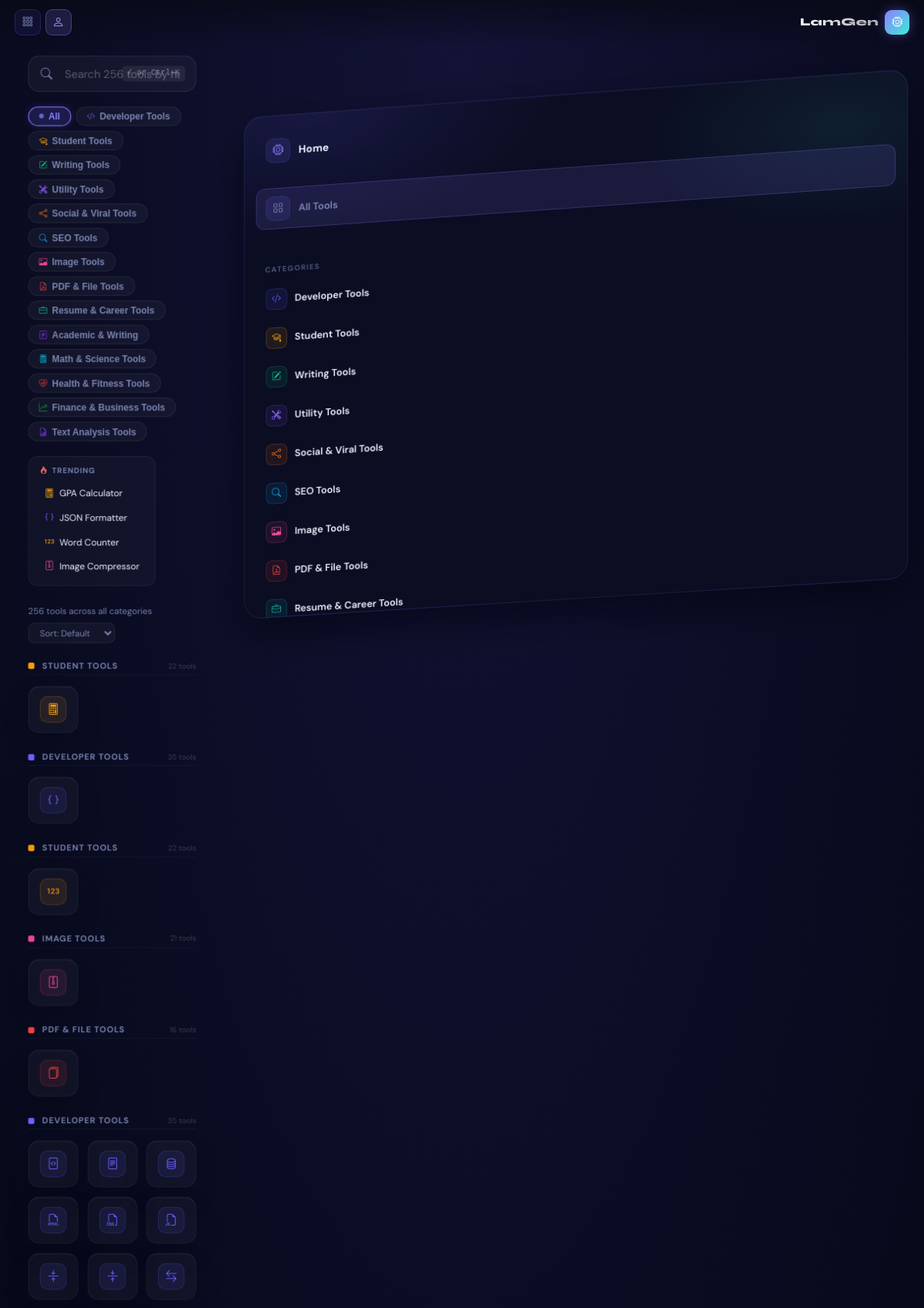
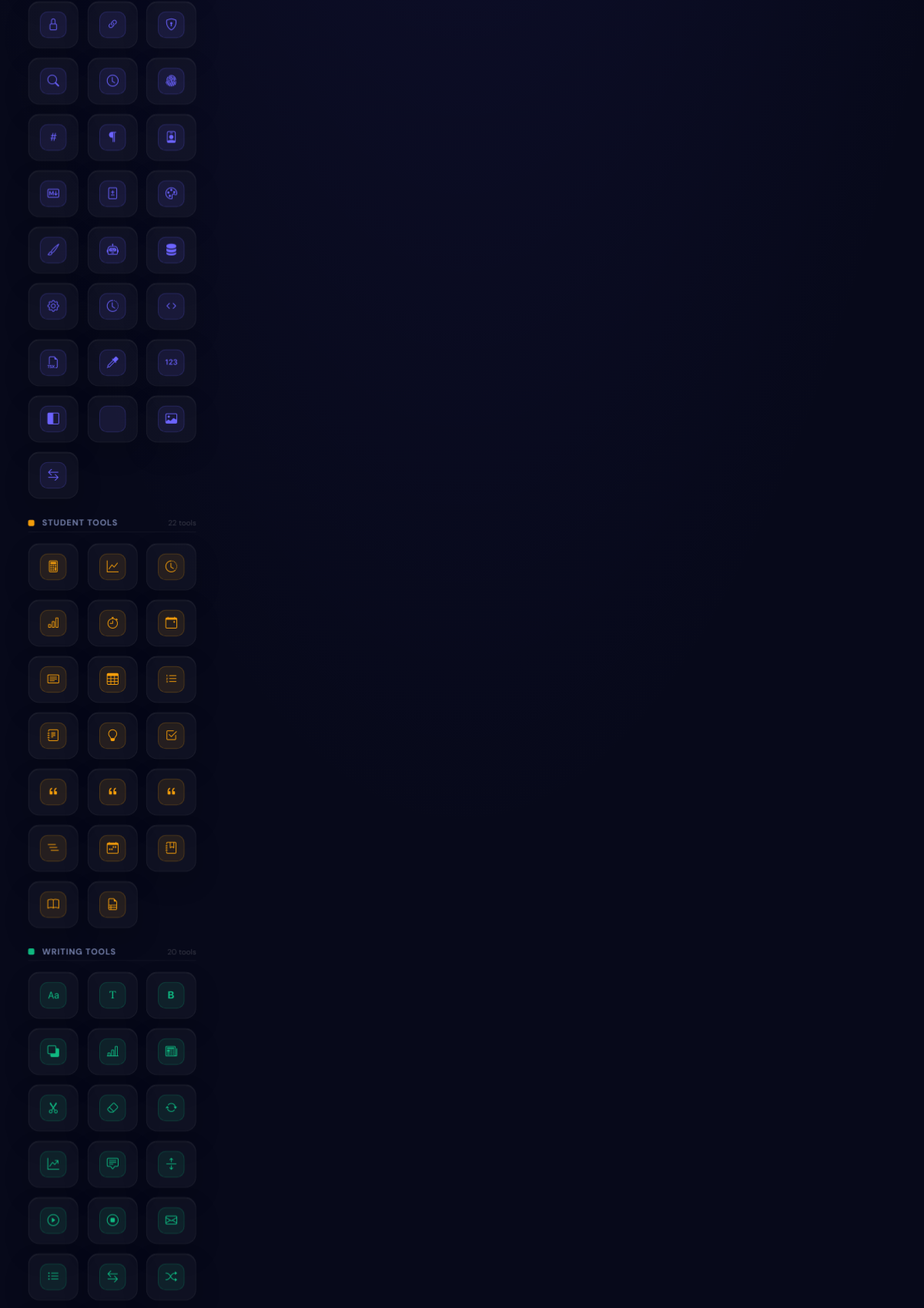
/tools/ (upper part), run on the app's committed database (2 pictures, top to bottom).
### tools/models.py (models this page shows, shortened)
class ToolCategory(models.Model):
    name = models.CharField(max_length=100)
    slug = models.SlugField(unique=True)
    icon = models.CharField(max_length=60, default='bi-tools')
    color_from = models.CharField(max_length=30, default='#6C63FF')
    color_to = models.CharField(max_length=30, default='#00F5D4')
    description = models.TextField(blank=True)
    short_desc = models.CharField(max_length=200, blank=True)
    order = models.IntegerField(default=0)
    is_active = models.BooleanField(default=True)
    class Meta:
        ordering = ['order', 'name']
        verbose_name_plural = 'Tool Categories'
    def get_absolute_url(self):
        from django.urls import reverse
        return reverse('tools:category', kwargs={'category_slug': self.slug})

class Tool(models.Model):
    name = models.CharField(max_length=150)
    slug = models.SlugField(unique=True)
    category = models.ForeignKey(ToolCategory, on_delete=models.CASCADE, related_name='tools')
    description = models.TextField()
    short_desc = models.CharField(max_length=255)
    icon = models.CharField(max_length=60, default='bi-wrench')
    template_name = models.CharField(max_length=200)  # e.g. "tools/developer/json-formatter.html"
    is_active = models.BooleanField(default=True)
    is_featured = models.BooleanField(default=False)
    is_new = models.BooleanField(default=False)
    is_pro = models.BooleanField(default=False)
    view_count = models.BigIntegerField(default=0)
    usage_count = models.BigIntegerField(default=0)
    tags = models.CharField(max_length=500, blank=True, help_text='Comma-separated tags')
    meta_title = models.CharField(max_length=70, blank=True)
    meta_description = models.CharField(max_length=160, blank=True)
    order = models.IntegerField(default=0)
    created_at = models.DateTimeField(auto_now_add=True)
    updated_at = models.DateTimeField(auto_now=True)
    class Meta:
        ordering = ['category__order', 'order', 'name']
    def get_absolute_url(self):
        from django.urls import reverse
        return reverse('tools:tool', kwargs={
            'category_slug': self.category.slug,
            'tool_slug': self.slug,
        })

### tools/views.py (the view)
# urls.py: path('', views.tools_index_view, name='index'),
@cache_control(public=True, max_age=60)
def tools_index_view(request):
    categories = ToolCategory.objects.filter(is_active=True).prefetch_related('tools').order_by('order', 'name')
    recent_slugs = request.session.get('recent_tools', [])
    recent_tools = list(Tool.objects.filter(slug__in=recent_slugs, is_active=True).select_related('category'))
    slug_order = {s: i for i, s in enumerate(recent_slugs)}
    recent_tools.sort(key=lambda t: slug_order.get(t.slug, 999))
    trending = Tool.objects.filter(is_active=True).order_by('-view_count').select_related('category')[:8]
    new_tools = Tool.objects.filter(is_active=True, is_new=True).select_related('category')[:6]
    return render(request, 'tools/workspaces.html', {
        'categories': categories,
        'recent_tools': recent_tools[:5],
        'trending': trending,
        'new_tools': new_tools,
        'page_title': 'All Tools — LamGen',
        'meta_description': 'Browse 256+ free online tools. Developer tools, writing tools, image tools, SEO tools and more.',
    })

### tools/context_processors.py (called while the page is built, shortened)
def tools_context(request):
    categories = cache.get('tool_categories_nav_v2')
    if categories is None:
        categories = list(
            ToolCategory.objects.filter(is_active=True).prefetch_related('tools').order_by('order', 'name')
        )
        cache.set('tool_categories_nav_v2', categories, 60 * 30)
    bookmarked_slugs = []
    return {
        'nav_categories': categories,
        'bookmarked_slugs': bookmarked_slugs,
    }

### templates/tools/workspaces.html (shortened to what this page needs)
{% extends "base.html" %}
{% load static %}
{% block content %}
<div class="launcher-shell">
  <div class="launcher-search-wrap">
    <i class="bi bi-search launcher-search-icon"></i>
    <input type="text"
           id="launcherSearch"
           class="launcher-search"
           placeholder="Search 256 tools by name, category or keyword…"
           autocomplete="off"
           spellcheck="false"
           aria-label="Search tools">
    <span class="launcher-search-kbd">/ or Ctrl+K</span>
  </div>
  <div class="cat-filter-bar" id="catFilterBar" role="tablist" aria-label="Filter by category">
    <button class="cat-pill active" data-cat="all" role="tab" aria-selected="true">
      <span class="pill-dot"></span> All
    </button>
    {% for cat in categories %}
    <button class="cat-pill" data-cat="{{ cat.slug }}" role="tab" aria-selected="false"
            style="--pill-color: {{ cat.color_from }}">
      <i class="{{ cat.icon }}" style="font-size:0.7rem; color:{{ cat.color_from }}"></i>
      {{ cat.name }}
    </button>
    {% endfor %}
  </div>
  {% if recent_tools or trending %}
  <div class="quick-strip" id="quickStrip">
    {% if trending %}
    <div class="quick-strip-section">
      <div class="quick-strip-label"><i class="bi bi-fire" style="color:#FF6B6B"></i> Trending</div>
      <div class="quick-strip-items">
        {% for tool in trending|slice:":4" %}
        <a href="{{ tool.get_absolute_url }}" class="quick-item">
          <i class="{{ tool.icon }}" style="color:{{ tool.category.color_from }}"></i>
          {{ tool.name }}
        </a>
        {% endfor %}
      </div>
    </div>
    {% endif %}
  </div>
  {% endif %}
  <div class="results-meta">
    <span id="resultsMeta">Showing all tools</span>
    <select class="sort-select" id="sortSelect" aria-label="Sort tools">
      <option value="default">Sort: Default</option>
    </select>
  </div>
  <div class="tool-launcher-grid" id="toolGrid" role="list">
  </div>
</div>
{% endblock %}

### templates/base.html (shortened to what this page needs)
<!DOCTYPE html>
<html lang="en">
<head>
    {% load static %}
    {% load static %}
    <link href="https://cdn.jsdelivr.net/npm/bootstrap-icons@1.11.3/font/bootstrap-icons.min.css" rel="stylesheet" media="print" onload="this.media='all'">
    {% load static %}
    <link rel="stylesheet" href="{% static 'css/main.css' %}">
</head>
    <div class="space-bg">
        <div class="light-beams"></div>
        <div class="planet"></div>
        <div class="stars"></div>
        <div class="rune-particles"></div>
        <div class="particles"></div>
    </div>
    <div class="top-nav-wrapper">
      <div class="top-nav-inner">
        <div class="nav-left">
          <a href="{% url 'tools:index' %}" class="nav-action-btn" title="All Tools" aria-label="All Tools">
            <i class="bi bi-grid-3x3-gap"></i>
          </a>
          <div class="nav-dropdown">
            <button class="profile-btn nav-dropdown-toggle"
                    onclick="this.closest('.nav-dropdown').classList.toggle('open')"
                    aria-label="Account menu"
                    aria-haspopup="true">
              {% if user.is_authenticated %}
              <i class="bi bi-person-fill"></i>
              {% else %}
              <i class="bi bi-person"></i>
              {% endif %}
            </button>
          </div>
        </div>
        <a href="{% url 'home' %}" class="nav-brand" aria-label="LamGen Home">
          <span class="nav-brand-name">LamGen</span>
          <div class="nav-brand-mark"><i class="bi bi-cpu"></i></div>
        </a>
      </div>
    </div>
    <main class="tools-shell">
        <div class="tools-main">
            {% block content %}{% endblock %}
        </div>
        <aside class="spatial-panel tools-actions" style="padding:1.25rem 1rem; justify-content:flex-start; overflow-y:auto; display:flex; flex-direction:column; gap:1.5rem;">
            {% block right_sidebar %}
            <a href="{% url 'home' %}"
               style="display:flex; align-items:center; gap:11px; padding:10px 12px; border-radius:12px; text-decoration:none; color:var(--lg-text); background:{% if request.path == '/' %}rgba(139,127,255,0.16){% else %}transparent{% endif %}; border:1px solid {% if request.path == '/' %}rgba(139,127,255,0.30){% else %}transparent{% endif %}; transition:all 0.18s;"
               onmouseover="if(!this.style.background.includes('139'))this.style.background='rgba(120,110,255,0.11)'"
               onmouseout="if(!this.style.background.includes('139'))this.style.background='transparent'">
                <div style="width:32px; height:32px; border-radius:9px; background:{% if request.path == '/' %}rgba(139,127,255,0.28){% else %}rgba(120,110,255,0.12){% endif %}; display:flex; align-items:center; justify-content:center; flex-shrink:0; border:1px solid {% if request.path == '/' %}rgba(139,127,255,0.40){% else %}rgba(120,110,255,0.14){% endif %};">
                    <i class="bi bi-cpu" style="color:{% if request.path == '/' %}#fff{% else %}var(--lg-violet){% endif %}; font-size:0.95rem;"></i>
                </div>
                <span style="font-weight:700; font-size:0.92rem; letter-spacing:0.2px;">Home</span>
            </a>
            <a href="{% url 'tools:index' %}"
               style="display:flex; align-items:center; gap:11px; padding:10px 12px; border-radius:12px; text-decoration:none; color:var(--lg-text); background:{% if request.path == '/tools/' %}rgba(139,127,255,0.12){% else %}transparent{% endif %}; border:1px solid {% if request.path == '/tools/' %}rgba(139,127,255,0.22){% else %}transparent{% endif %}; transition:all 0.18s;"
               onmouseover="if(!this.style.background.includes('139'))this.style.background='rgba(120,110,255,0.11)'"
               onmouseout="if(!this.style.background.includes('139'))this.style.background='transparent'">
                <div style="width:32px; height:32px; border-radius:9px; background:rgba(120,110,255,0.12); display:flex; align-items:center; justify-content:center; flex-shrink:0; border:1px solid rgba(120,110,255,0.14);">
                    <i class="bi bi-grid" style="color:var(--lg-text-muted); font-size:0.9rem;"></i>
                </div>
                <span style="font-weight:600; font-size:0.88rem; color:var(--lg-text-muted);">All Tools</span>
            </a>
            <div style="height:1px; background:linear-gradient(90deg,transparent,rgba(120,110,255,0.14) 30%,rgba(120,110,255,0.14) 70%,transparent); margin:0 0.25rem;"></div>
            <div style="display:flex; flex-direction:column; gap:3px;">
                <div style="font-size:0.65rem; font-weight:700; text-transform:uppercase; letter-spacing:1.2px; color:var(--lg-text-helper); padding:0 12px; margin-bottom:4px;">Categories</div>
                {% for cat in nav_categories %}
                <a href="{{ cat.get_absolute_url }}"
                   style="display:flex; align-items:center; gap:10px; padding:9px 12px; border-radius:11px; text-decoration:none; color:var(--lg-text); background:{% if request.path == cat.get_absolute_url %}rgba(120,110,255,0.14){% else %}transparent{% endif %}; border:1px solid {% if request.path == cat.get_absolute_url %}rgba(130,120,255,0.20){% else %}transparent{% endif %}; transition:all 0.18s;"
                   onmouseover="if(!this.style.background.includes('0.09'))this.style.background='rgba(120,110,255,0.10)'"
                   onmouseout="if(!this.style.background.includes('0.09'))this.style.background='transparent'">
                    <div style="width:28px; height:28px; border-radius:8px; background:{{ cat.color_from }}18; border:1px solid {{ cat.color_from }}33; display:flex; align-items:center; justify-content:center; flex-shrink:0;">
                        <i class="{{ cat.icon }}" style="color:{{ cat.color_from }}; font-size:0.82rem;"></i>
                    </div>
                    <span style="font-weight:600; font-size:0.86rem;">{{ cat.name }}</span>
                </a>
                {% endfor %}
            </div>
            {% endblock %}
        </aside>
    </main>
    {% load static %}
</body>
</html>

### templates/tools/workspaces.html (style rules this page uses)
.launcher-shell { max-width: 1440px; margin: 0 auto; padding: 80px 1.5rem 5rem; }
.launcher-search-wrap { position: relative; margin-bottom: 1.25rem; }
.launcher-search { width: 100%; padding: 13px 20px 13px 46px; background: rgba(255,255,255,0.04); border: 1px solid rgba(255,255,255,0.1); border-radius: 14px; color: var(--text); font-family: 'DM Sans', sans-serif; font-size: 0.95rem; outline: none; transition: all 0.2s; box-sizing: border-box; }
.launcher-search::placeholder { color: rgba(255,255,255,0.3); }
.launcher-search-icon { position: absolute; left: 16px; top: 50%; transform: translateY(-50%); color: var(--muted); font-size: 1rem; pointer-events: none; }
.launcher-search-kbd { position: absolute; right: 14px; top: 50%; transform: translateY(-50%); font-size: 0.68rem; color: var(--muted); background: rgba(255,255,255,0.07); padding: 2px 7px; border-radius: 5px; font-family: monospace; }
.cat-filter-bar { display: flex; gap: 6px; flex-wrap: wrap; margin-bottom: 1.25rem; }
.cat-pill { display: inline-flex; align-items: center; gap: 6px; padding: 5px 13px; background: rgba(255,255,255,0.04); border: 1px solid rgba(255,255,255,0.08); border-radius: 50px; font-size: 0.78rem; font-weight: 600; color: var(--muted); cursor: pointer; transition: all 0.15s; user-select: none; white-space: nowrap; }
.cat-pill.active { background: rgba(108,99,255,0.18); border-color: var(--primary); color: var(--primary); box-shadow: 0 0 12px rgba(108,99,255,0.2); }
.cat-pill .pill-dot { width: 6px; height: 6px; border-radius: 50%; background: currentColor; opacity: 0.7; }
.quick-strip { display: flex; gap: 8px; overflow-x: auto; padding-bottom: 4px; margin-bottom: 1.25rem; scrollbar-width: none; }
.quick-strip-section { flex-shrink: 0; background: rgba(255,255,255,0.03); border: 1px solid rgba(255,255,255,0.07); border-radius: 12px; padding: 10px 14px; min-width: 160px; max-width: 220px; }
.quick-strip-label { font-size: 0.65rem; font-weight: 700; text-transform: uppercase; letter-spacing: 0.8px; color: var(--muted); margin-bottom: 8px; display: flex; align-items: center; gap: 5px; }
.quick-strip-items { display: flex; flex-direction: column; gap: 4px; }
.quick-item { display: flex; align-items: center; gap: 7px; padding: 4px 6px; border-radius: 7px; text-decoration: none; color: var(--text); font-size: 0.78rem; transition: background 0.15s; white-space: nowrap; overflow: hidden; text-overflow: ellipsis; }
.quick-item i { font-size: 0.8rem; flex-shrink: 0; }
.results-meta { font-size: 0.75rem; color: var(--muted); margin-bottom: 0.75rem; display: flex; align-items: center; justify-content: space-between; flex-wrap: wrap; gap: 6px; }
.sort-select { padding: 4px 10px; background: rgba(255,255,255,0.04); border: 1px solid rgba(255,255,255,0.08); border-radius: 8px; color: var(--muted); font-size: 0.75rem; outline: none; cursor: pointer; font-family: 'DM Sans', sans-serif; }
.sort-select option { background: #0F0F1A; }
.tool-launcher-grid { display: grid; grid-template-columns: repeat(4, 1fr); gap: 12px; }
@media (max-width: 1200px) { .tool-launcher-grid { grid-template-columns: repeat(3, 1fr); } }

### data on the page
ToolCategory: name "Developer Tools"
ToolCategory: name "Student Tools"
ToolCategory: name "Writing Tools"
ToolCategory: name "Utility Tools"
ToolCategory: name "Social & Viral Tools"
ToolCategory: name "SEO Tools"
ToolCategory: name "Image Tools"
ToolCategory: name "PDF & File Tools"
ToolCategory: name "Resume & Career Tools"
ToolCategory: name "Academic & Writing"
ToolCategory: name "Math & Science Tools"
ToolCategory: name "Health & Fitness Tools"
ToolCategory: name "Finance & Business Tools"
ToolCategory: name "Text Analysis Tools"
Tool: name "GPA Calculator"
Tool: name "JSON Formatter"
Tool: name "Word Counter"
Tool: name "Image Compressor"
